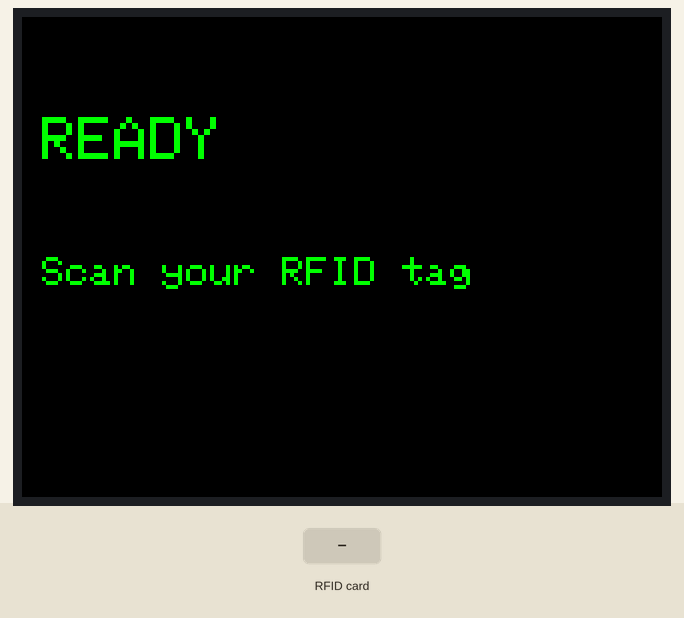
A program run on a simulated ESP32. On the bench: 320×240 colour display. The test bench sets the inputs (shaded band). WiFi joins after 1.5 s; servers stay silent unless stated; uploads are accepted with an empty reply; what the program prints to the serial monitor is not drawn.

Above: at 2.4 s.
2.5 s: RFID card 5E 7A 19 C4 held to the reader
At 2.74 s:
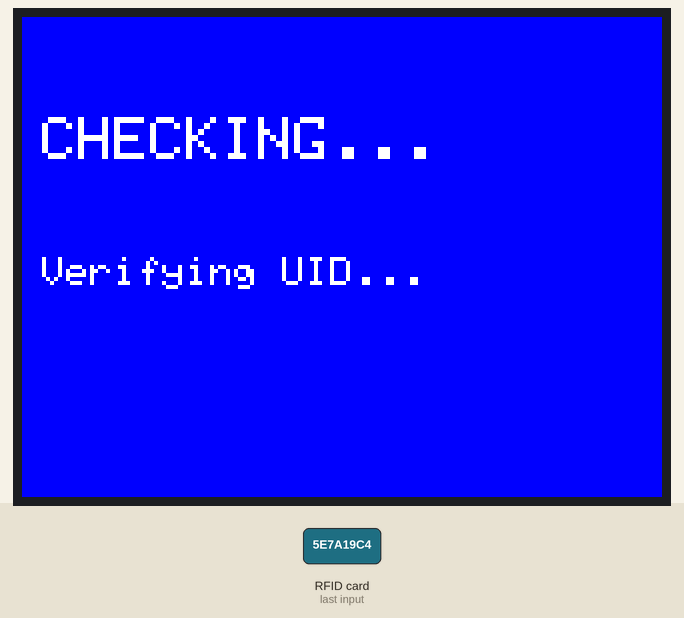
At 3.5 s:
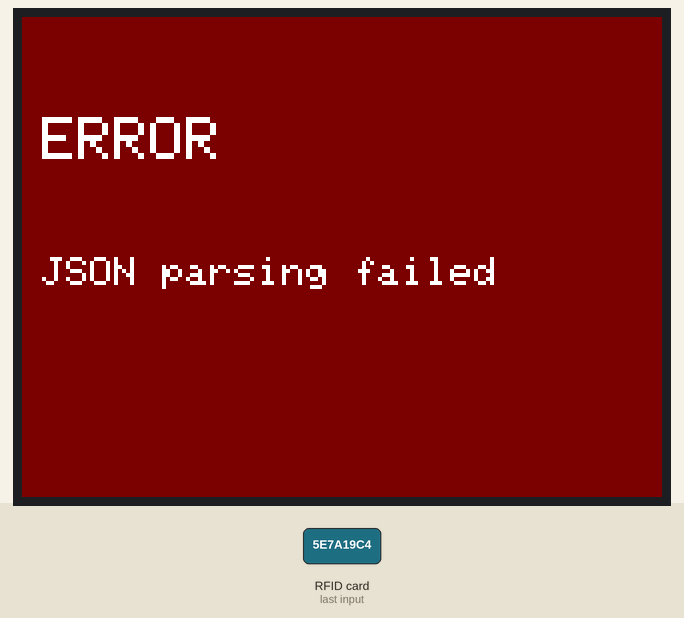
Timing chart, 0 to 5.5 s (numbered marks = the images above; inputs shaded):
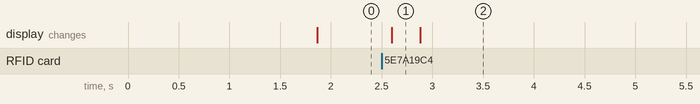

The program:

main.cpp
```cpp
#include <Arduino.h>
#include <WiFi.h>
#include <WiFiClientSecure.h>
#include <HTTPClient.h>
#include <SPI.h>
#include <MFRC522.h>
#include <Adafruit_GFX.h>
#include <Adafruit_ILI9341.h>
#include <ArduinoJson.h>
#include "pins.h"
#include "config.h"

// Networking configuration loaded from config.h
const char* ssid = WIFI_SSID;
const char* password = WIFI_PASS;
const char* backend_url = BACKEND_URL;
const char* device_id = DEVICE_ID;

// Peripheral Drivers
MFRC522 rfid(RFID_SS_PIN, RFID_RST_PIN);
Adafruit_ILI9341 tft = Adafruit_ILI9341(TFT_CS, TFT_DC, TFT_RST);

// State tracking
enum SystemState { STATE_CONNECTING, STATE_IDLE, STATE_VERIFYING, STATE_RESULT };
SystemState currentState = STATE_CONNECTING;
unsigned long stateTimer = 0;

// Displays UI screen messages
void drawScreen(const char* header, const char* body, uint16_t bgColor, uint16_t textColor) {
    tft.fillScreen(bgColor);
    tft.setCursor(10, 50);
    tft.setTextColor(textColor);
    tft.setTextSize(3);
    tft.println(header);
    tft.setTextSize(2);
    tft.setCursor(10, 120);
    tft.println(body);
}

void setup() {
    Serial.begin(115200);
    SPI.begin();

    // Peripherals init
    rfid.PCD_Init();
    tft.begin();
    tft.setRotation(1); // Landscape view

    drawScreen("SYSTEM START", "Connecting Wi-Fi...", ILI9341_BLACK, ILI9341_WHITE);

    WiFi.begin(ssid, password);
}

void handleVerification(String cardUid) {
    currentState = STATE_VERIFYING;
    drawScreen("CHECKING...", "Verifying UID...", ILI9341_BLUE, ILI9341_WHITE);

    if (WiFi.status() != WL_CONNECTED) {
        drawScreen("OFFLINE", "Wi-Fi Disconnected", ILI9341_RED, ILI9341_WHITE);
        stateTimer = millis();
        currentState = STATE_RESULT;
        return;
    }

    WiFiClientSecure client;
    client.setInsecure(); // Skip TLS certificate validation for prototype/sim testing

    HTTPClient http;
    http.begin(client, backend_url);
    http.addHeader("Content-Type", "application/json");
    http.addHeader("X-Device-Token", DEVICE_SECRET_TOKEN);

    StaticJsonDocument<200> reqDoc;
    reqDoc["card_uid"] = cardUid;
    reqDoc["device_id"] = device_id;

    String requestPayload;
    serializeJson(reqDoc, requestPayload);

    int httpResponseCode = http.POST(requestPayload);

    if (httpResponseCode > 0) {
        String responsePayload = http.getString();
        StaticJsonDocument<300> resDoc;
        DeserializationError error = deserializeJson(resDoc, responsePayload);

        if (!error) {
            bool authorized = resDoc["authorized"] | false;
            const char* msg = resDoc["message"] | "Error";

            if (authorized) {
                drawScreen("ACCESS GRANTED", msg, ILI9341_GREEN, ILI9341_BLACK);
            } else {
                drawScreen("ACCESS DENIED", msg, ILI9341_RED, ILI9341_WHITE);
            }
        } else {
            drawScreen("ERROR", "JSON parsing failed", ILI9341_MAROON, ILI9341_WHITE);
        }
    } else {
        drawScreen("ERROR", "API connection failed", ILI9341_MAROON, ILI9341_WHITE);
    }

    http.end();
    stateTimer = millis();
    currentState = STATE_RESULT;
}

void loop() {
    switch (currentState) {
        case STATE_CONNECTING:
            if (WiFi.status() == WL_CONNECTED) {
                Serial.println("Wi-Fi Connected.");
                drawScreen("READY", "Scan your RFID tag", ILI9341_BLACK, ILI9341_GREEN);
                currentState = STATE_IDLE;
            }
            break;

        case STATE_IDLE:
            // Check for new RFID card scans
            if (rfid.PICC_IsNewCardPresent() && rfid.PICC_ReadCardSerial()) {
                String cardUid = "";
                for (byte i = 0; i < rfid.uid.size; i++) {
                    cardUid += String(rfid.uid.uidByte[i] < 0x10 ? "0" : "");
                    cardUid += String(rfid.uid.uidByte[i], HEX);
                }
                cardUid.toUpperCase();

                Serial.print("RFID Scan UID: ");
                Serial.println(cardUid);

                handleVerification(cardUid);

                rfid.PICC_HaltA();
                rfid.PCD_StopCrypto1();
            }
            break;

        case STATE_RESULT:
            // Wait 3 seconds before returning to idle screen
            if (millis() - stateTimer >= 3000) {
                drawScreen("READY", "Scan your RFID tag", ILI9341_BLACK, ILI9341_GREEN);
                currentState = STATE_IDLE;
            }
            break;

        default:
            break;
    }
    delay(50); // Small loop delay
}
```

config.h
```cpp
#ifndef CONFIG_H
#define CONFIG_H

// ==========================================
// ENVIRONMENT SELECTION
// ==========================================
// Uncomment the line below to build for Wokwi simulation
#define USE_WOKWI_SIMULATION

#ifdef USE_WOKWI_SIMULATION
    // Wokwi Virtual Wi-Fi Settings
    #define WIFI_SSID     "Wokwi-GUEST"
    #define WIFI_PASS     ""
    // host.wokwi.internal resolves to your local PC within Wokwi VS Code extension
    #define BACKEND_URL   "https://host.wokwi.internal:8000/api/v1/access/verify/"
#else
    // Physical Hardware Wi-Fi Settings (Edit these for your home/office network)
    #define WIFI_SSID     "YOUR_REAL_WIFI_SSID"
    #define WIFI_PASS     "YOUR_REAL_WIFI_PASSWORD"
    // Replace with your computer's local IP address (e.g. 192.168.1.15)
    #define BACKEND_URL   "https://192.168.1.X:8000/api/v1/access/verify/"
#endif

// IoT Device Configuration
#define DEVICE_ID            "esp32_01"
// Demo token only — generate a unique per-device secret before deployment
#define DEVICE_SECRET_TOKEN  "dev_secret_token_esp32_01"

#endif // CONFIG_H
```

pins.h
```cpp
#ifndef PINS_H
#define PINS_H

// Pinouts matching simulation/diagram.json

#define RFID_SS_PIN   5
#define RFID_RST_PIN  22

#define TFT_CS        15
#define TFT_DC        2
#define TFT_RST       4

// Standard SPI:
// SCK  -> GPIO 18 (Shared)
// MOSI -> GPIO 23 (Shared)
// MISO -> GPIO 19 (RFID only)

#endif // PINS_H
```

Measured:
- after the input at 2.5 s, the display: changes after 0.10 s (image 1)
